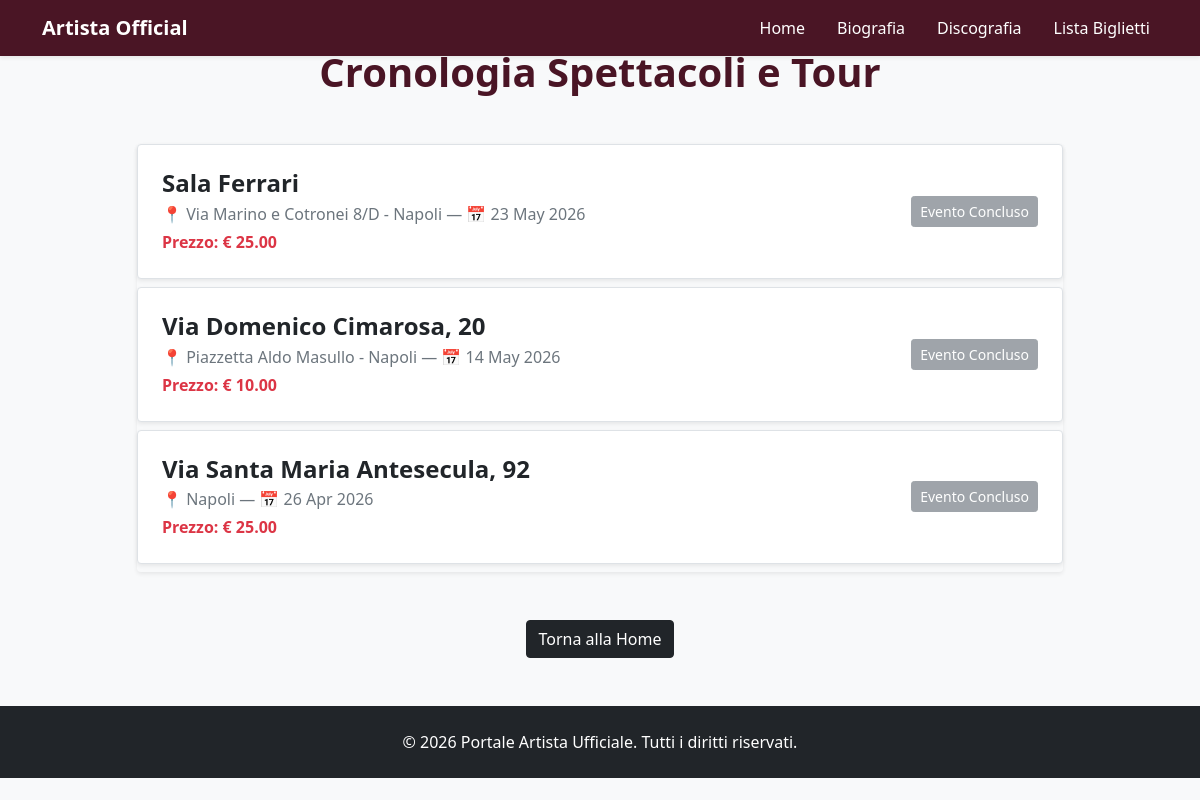
Page /concerti/tutti/ on the committed database.
### tributo/models.py (models this page shows, shortened)
class Concerto(models.Model):
    luogo = models.CharField(max_length=200)
    citta = models.CharField(max_length=100)
    data = models.DateField()
    locandina = models.ImageField(upload_to='locandine/', blank=True, null=True)
    prezzo = models.DecimalField(max_digits=6, decimal_places=2, default=25.00)

### tributo/views.py (the view)
# urls.py: path('concerti/tutti/', views.tutti_i_concerti, name='tutti_i_concerti'), # <-- Nuova riga
def tutti_i_concerti(request):
    concerti_totali = Concerto.objects.all().order_by('-data')
    return render(request, 'tributo/tutti_i_concerti.html', {'concerti': concerti_totali})

### tributo/templates/tributo/tutti_i_concerti.html (shortened to what this page needs)
{% extends 'tributo/base.html' %}
{% block content %}
<div class="container my-5">
    <div class="row">
        <div class="col-md-10 mx-auto">
            <h1 class="fw-bold mb-5 text-center" style="color: #4a1525;">Cronologia Spettacoli e Tour</h1>
            <div class="list-group shadow-sm rounded">
                {% for concerto in concerti %}
                    <div class="list-group-item p-4 bg-white mb-2 border rounded shadow-sm">
                        <div class="row align-items-center">
                            <div class="col-md-8">
                                <h4 class="fw-bold text-dark mb-1">{{ concerto.luogo }}</h4>
                                <p class="text-secondary mb-0">
                                    📍 {{ concerto.citta }} — 📅 {{ concerto.data|date:"d M Y" }}
                                </p>
                                <span class="fw-bold text-danger d-block mt-1">Prezzo: € {{ concerto.prezzo }}</span>
                            </div>
                            <div class="col-md-4 text-md-end mt-3 mt-md-0">
                                 {% now "Y-m-d" as today_date %}
                                 {% if concerto.data >= today_date %}
                                    <!-- NOTA: Per fare il controllo preciso usiamo una logica semplice:
                                         Se preferisci bloccare l'acquisto dall'archivio, verifichiamo la data nell'admin -->
                                    <a href="{% url 'concerto_riepilogo' concerto.id %}" class="btn btn-teatro px-4">🎟️ Acquista</a>
                                {% else %}
                                    <button class="btn btn-secondary btn-sm" disabled>Evento Concluso</button>
                                {% endif %}
                            </div>
                        </div>
                    </div>
                {% empty %}
                    <div class="alert alert-warning text-center">Nessun concerto presente nel registro di sistema.</div>
                {% endfor %}
            </div>
            <div class="text-center mt-5">
                <a href="{% url 'home' %}" class="btn btn-dark">Torna alla Home</a>
            </div>
        </div>
    </div>
</div>
{% endblock %}

### tributo/templates/tributo/base.html (style rules this page uses)
body { background-color: #f8f9fa; color: #212529; }

### rows in the picture
Concerto: luogo "Sala Ferrari", citta "Via Marino e Cotronei 8/D - Napoli", data "23 May 2026", prezzo "25.00", shows "Evento Concluso"
Concerto: luogo "Via Domenico Cimarosa, 20", citta "Piazzetta Aldo Masullo - Napoli", data "14 May 2026", prezzo "10.00", shows "Evento Concluso"
Concerto: luogo "Via Santa Maria Antesecula, 92", citta "Napoli", data "26 Apr 2026", prezzo "25.00", shows "Evento Concluso"
